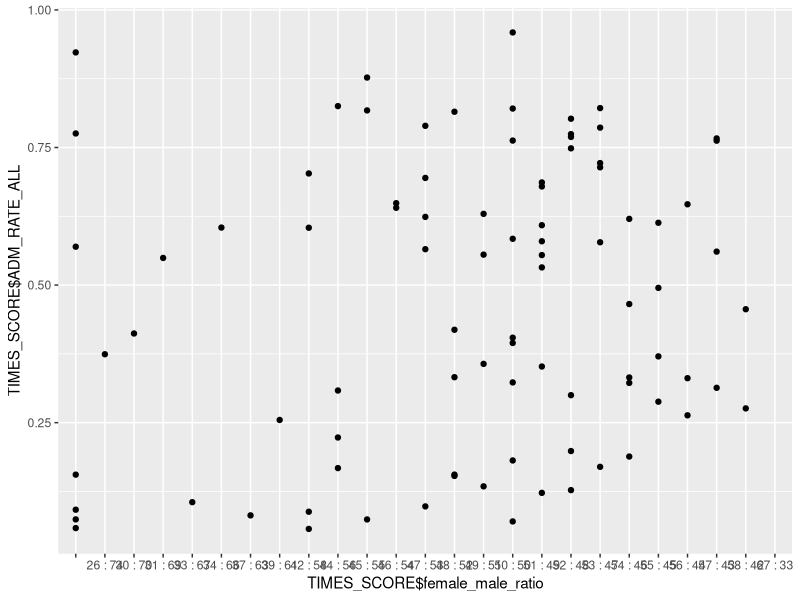
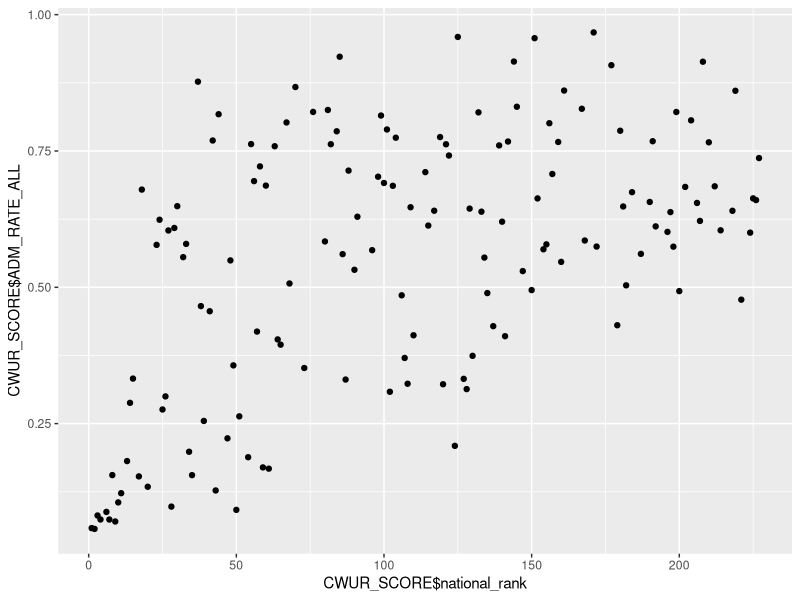
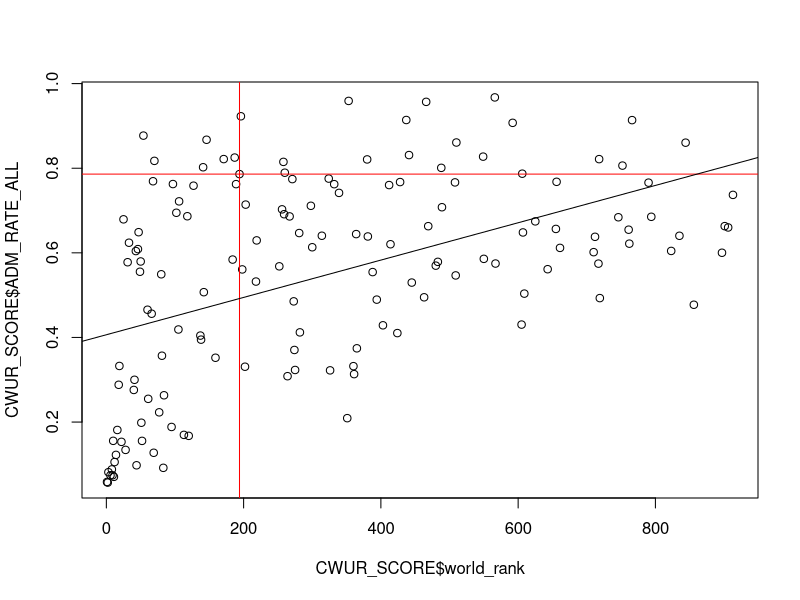

Write R code to recreate these figures, in order. (Note: this script raises an error after producing the figures.)
TIMES_SCORE = read.csv("TIMES_SCORE.csv", encoding="UTF-8")
CWUR_SCORE = read.csv("CWUR_SCORE.csv", encoding="UTF-8")
require(ggplot2)
qplot(TIMES_SCORE$female_male_ratio, TIMES_SCORE$ADM_RATE_ALL)
qplot(CWUR_SCORE$national_rank, CWUR_SCORE$ADM_RATE_ALL)

reg = lm(CWUR_SCORE$ADM_RATE_ALL ~ CWUR_SCORE$world_rank)
plot(CWUR_SCORE$world_rank, CWUR_SCORE$ADM_RATE_ALL)
abline(v = 194, col = "red")
abline(h = 0.7861, col = "red")
abline(reg)

reg = lm(CWUR_SCORE$ADM_RATE_ALL, CWUR_SCORE$national_rank)
plot(CWUR_SCORE$national_rank, CWUR_SCORE$ADM_RATE_ALL)
abline(reg)

reg = lm(CWUR_SCORE$NPT4_PUB ~ CWUR_SCORE$world_rank)
plot(CWUR_SCORE$world_rank, CWUR_SCORE$NPT4_PUB)
abline(reg)

reg = lm(CWUR_SCORE$RET_FT4 ~ CWUR_SCORE$world_rank)
plot(CWUR_SCORE$world_rank, CWUR_SCORE$RET_FT4)
abline(reg)

#CWUR_SCORE$gt_25k_p6 = as.numeric(CWUR_SCORE$gt_25k_p6)
reg = lm(CWUR_SCORE$ACTCM75 ~ CWUR_SCORE$world_rank)
plot(CWUR_SCORE$world_rank, CWUR_SCORE$ACTCM75)
abline(reg)

smoothScatter(CWUR_SCORE$national_rank, CWUR_SCORE$ADM_RATE_ALL)